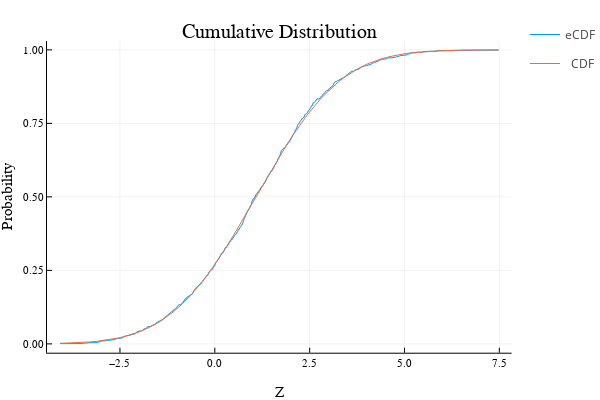

Source (notebook cell):
### Code cell
ecdfplot(zs,label="eCDF")
cdfplot!(Normal(μ_,√σ²_),label="  CDF")
title!("Cumulative Distribution")
xlabel!("Z")
ylabel!("Probability")

### Figure 1 — Plotly figure (JSON) as saved in the notebook; plotly's stock layout.template omitted (floating-point values rounded to 4 significant figures; data arrays with more than 128 entries replaced by an {"elided": "..."} marker saying what was removed)
{"data": [{"colorbar": {"title": {"text": ""}}, "legendgroup": "eCDF", "line": {"color": "rgba(0, 154, 250, 1.000)", "dash": "solid", "shape": "linear", "width": 1}, "mode": "lines", "name": "eCDF", "showlegend": true, "type": "scatter", "x": {"elided": "2001 float values"}, "xaxis": "x", "y": {"elided": "2001 float values"}, "yaxis": "y", "zmax": null, "zmin": null}, {"colorbar": {"title": {"text": ""}}, "legendgroup": "  CDF", "line": {"color": "rgba(227, 111, 71, 1.000)", "dash": "solid", "shape": "linear", "width": 1}, "mode": "lines", "name": "  CDF", "showlegend": true, "type": "scatter", "x": [-4.076, -4.039, -4.001, -3.653, -3.306, -3.097, -2.888, -2.711, -2.534, -2.342, -2.15, -1.973, -1.796, -1.702, -1.607, -1.512, -1.417, -1.307, -1.197, -1.087, -0.9775, -0.8798, -0.7821, -0.6845, -0.5868, -0.4155, -0.2442, -0.05749, 0.1293, 0.3171, 0.505, 0.9204, 1.316, 1.521, 1.727, 1.9, 2.073, 2.178, 2.284, 2.389, 2.495, 2.592, 2.688, 2.785, 2.882, 3.06, 3.239, 3.42, 3.601, 3.804, 4.007, 4.191, 4.374, 4.585, 4.795, 4.99, 5.185, 5.569, 5.942, 6.325, 6.743, 7.352, 7.477], "xaxis": "x", "y": [0.001746, 0.001869, 0.002, 0.003666, 0.006488, 0.008988, 0.01229, 0.01587, 0.02029, 0.02625, 0.0336, 0.0418, 0.05155, 0.05748, 0.06393, 0.07094, 0.07851, 0.08804, 0.0984, 0.1096, 0.1218, 0.1333, 0.1456, 0.1586, 0.1723, 0.1982, 0.2263, 0.2593, 0.2947, 0.3324, 0.3719, 0.4635, 0.5525, 0.5981, 0.6424, 0.6782, 0.7125, 0.7325, 0.7518, 0.7704, 0.7881, 0.8036, 0.8184, 0.8325, 0.8459, 0.8687, 0.889, 0.9072, 0.9231, 0.9383, 0.9511, 0.9608, 0.9688, 0.9763, 0.9822, 0.9865, 0.9899, 0.9945, 0.997, 0.9985, 0.9993, 0.9998, 0.9999], "yaxis": "y", "zmax": null, "zmin": null}], "layout": {"annotations": [{"font": {"color": "rgba(0, 0, 0, 1)", "family": "sans-serif", "size": 20}, "rotation": 0, "showarrow": false, "text": "Cumulative Distribution", "x": 0.5424, "xanchor": "center", "xref": "paper", "y": 1, "yanchor": "top", "yref": "paper"}], "height": 400, "legend_position": {"bgcolor": "rgba(255, 255, 255, 1.000)", "bordercolor": "rgba(0, 0, 0, 1)", "borderwidth": 1, "font": {"color": "rgba(0, 0, 0, 1)", "family": "sans-serif", "size": 11}, "title": {"font": {"color": "rgba(0, 0, 0, 1)", "family": "sans-serif", "size": 15}, "text": ""}, "tracegroupgap": 0, "traceorder": "normal", "x": 0.07, "xanchor": "left", "y": 1, "yanchor": "top"}, "margin": {"b": 20, "l": 0, "r": 0, "t": 20}, "paper_bgcolor": "rgba(255, 255, 255, 1.000)", "plot_bgcolor": "rgba(255, 255, 255, 1.000)", "showlegend": true, "width": 600, "xaxis": {"anchor": "y", "domain": [0.09128, 0.9934], "gridcolor": "rgba(0, 0, 0, 0.1)", "gridwidth": 0.5, "linecolor": "rgba(0, 0, 0, 1)", "mirror": false, "range": [-4.423, 7.824], "showgrid": true, "showline": true, "showticklabels": true, "tickangle": 0, "tickcolor": "rgb(0, 0, 0)", "tickfont": {"color": "rgba(0, 0, 0, 1)", "family": "sans-serif", "size": 11}, "tickmode": "array", "ticks": "inside", "ticktext": ["−2.5", "0.0", "2.5", "5.0", "7.5"], "tickvals": [-2.5, 0, 2.5, 5, 7.5], "title": {"font": {"color": "rgba(0, 0, 0, 1)", "family": "sans-serif", "size": 15}, "text": "Z"}, "type": "linear", "visible": true, "zeroline": false, "zerolinecolor": "rgba(0, 0, 0, 1)"}, "yaxis": {"anchor": "x", "domain": [0.07581, 0.9415], "gridcolor": "rgba(0, 0, 0, 0.1)", "gridwidth": 0.5, "linecolor": "rgba(0, 0, 0, 1)", "mirror": false, "range": [-0.03, 1.03], "showgrid": true, "showline": true, "showticklabels": true, "tickangle": 0, "tickcolor": "rgb(0, 0, 0)", "tickfont": {"color": "rgba(0, 0, 0, 1)", "family": "sans-serif", "size": 11}, "tickmode": "array", "ticks": "inside", "ticktext": ["0.00", "0.25", "0.50", "0.75", "1.00"], "tickvals": [0, 0.25, 0.5, 0.75, 1], "title": {"font": {"color": "rgba(0, 0, 0, 1)", "family": "sans-serif", "size": 15}, "text": "Probability"}, "type": "linear", "visible": true, "zeroline": false, "zerolinecolor": "rgba(0, 0, 0, 1)"}}}
